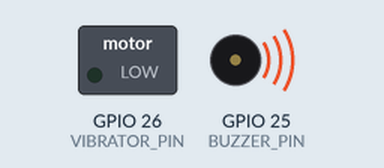
Simulated run of this sketch. Board: ESP32. On the bench: switched loads named in the sketch (green lamp = pin HIGH), buzzer (waves = sounding, pin HIGH). Dashed ring = blinking.

Above: at 0.2 s.
Timing chart, 0 to 4.6 s (numbered marks = the images above):
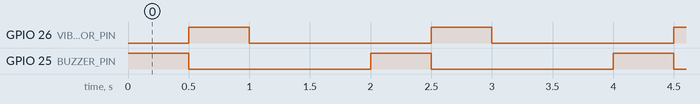

The sketch:

buzzer.ino
```cpp
#define BUZZER_PIN 25
#define VIBRATOR_PIN 26

void setup() {
  pinMode(BUZZER_PIN, OUTPUT);
  pinMode(VIBRATOR_PIN, OUTPUT);
}

void loop() {
  digitalWrite(BUZZER_PIN, HIGH);
  delay(500);
  digitalWrite(BUZZER_PIN, LOW);

  digitalWrite(VIBRATOR_PIN, HIGH);
  delay(500);
  digitalWrite(VIBRATOR_PIN, LOW);

  delay(1000);
}
```

Measured:
- by itself, GPIO 26 (VIBRATOR_PIN), GPIO 25 (BUZZER_PIN): alternates HIGH for 0.50 s and LOW for 1.5 s
- by itself, everything shown: repeats every 2.0 s, in 3 steps
